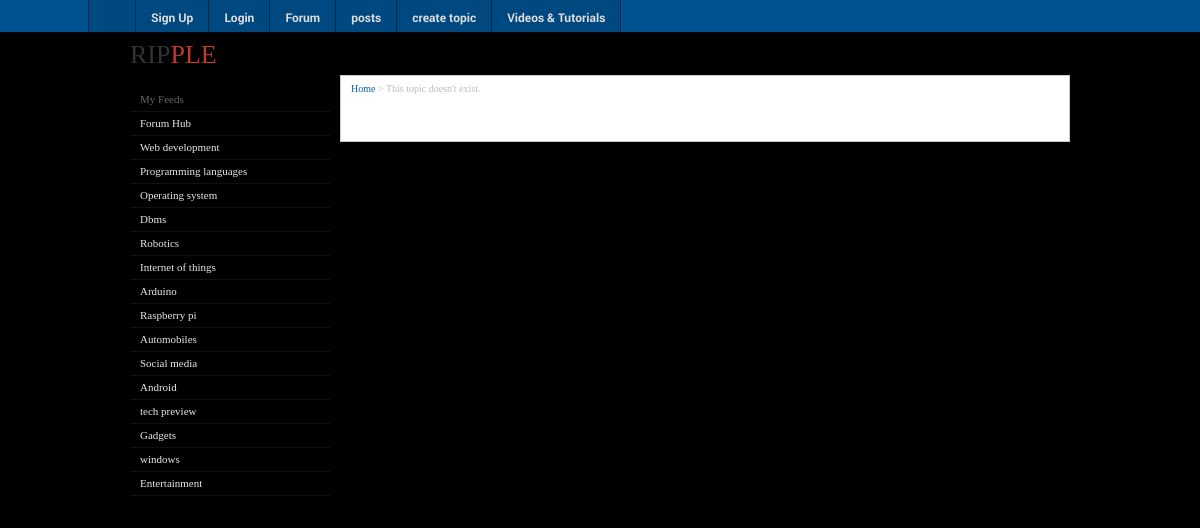
Page /topic.php on the committed database.
### tables this page shows
CREATE TABLE IF NOT EXISTS `categories` (
  `cat_id` int(8) NOT NULL,
  `cat_name` varchar(255) NOT NULL,
  `cat_description` varchar(255) NOT NULL,
  `cat_img` varchar(255) NOT NULL,
  `faicon` varchar(20) NOT NULL
);

### topic.php (the view, shortened to what this page needs)
<!DOCTYPE html>
<html lang="en">
<head>
		  	 <link type="text/css" rel="stylesheet" href="videos/css/style.css">
  	 <link type="text/css" rel="stylesheet" href="videos/css/style.css">
    <link rel='stylesheet' type='text/css' href='videos/css/main.css' >
<link rel='stylesheet' type='text/css' href='videos/css/jquery-ui/jquery-ui.css' >
<link rel='stylesheet' type='text/css' href='videos/css/sceditor/themes/default.css' >
<link rel='stylesheet' type='text/css' href='videos/css/forum.css' >
<link rel='stylesheet' type='text/css' href='videos/css/footer.css' >
</head>
<body>
<div id="wrapper">
                <header id="main_header">
                <a href="index.php" class="headerLogo">RIP<span class="secondColor">PLE</span>
                     </a>
            </header>
<section id="main_section" class="forum-main-section">
    <aside id="forum-left-bar" style="background:black;">
    <dl   style="margin-top:10px;"  >
        <dt>My Feeds</dt>
                    <dd>
                <div class="menu-item-divider"></div>
           <?php
$sql = "SELECT
			categories.cat_id,
			categories.cat_name,
			categories.cat_description,
			categories.faicon,
			COUNT(topics.topic_id) AS topics
		FROM
			categories
		LEFT JOIN
			topics
		ON
			topics.topic_id = categories.cat_id
		GROUP BY
			categories.cat_name, categories.cat_description, categories.cat_id ORDER BY categories.cat_id ASC ";
$result = mysql_query($sql);
if(!$result)
{
	echo 'The categories could not be displayed, please try again later.';
}
else
{
	if(mysql_num_rows($result) == 0)
	{
		echo 'No categories defined yet.';
	}
	else
	{
		  while($row = mysql_fetch_array($result))
		{			$id=$row['cat_id'];
		               echo "     <dd>
                    <a href='category.php?id=$row[cat_id]'>". $row['cat_name'] ." </a>
                                <div class=\"menu-item-divider\"></div>
            </dd>";
		}
	}
}
?>
                        </dl>
</aside>
    <section id="forum-content-wrapper">
        <div id="bread-crumbs">
            <a href="forum.php">Home</a> &gt;
<?php
$sql = "SELECT
			*
		FROM
			topics
		WHERE
			topics.topic_id = '" . mysql_real_escape_string($_GET['id']) ."'";
$result = mysql_query($sql);
if(!$result)
{
	echo 'The topic could not be displayed, please try again later.';
}
else
{
	if(mysql_num_rows($result) == 0)
	{
		echo 'This topic doesn\'t exist.';
	}
}
						?>
        </section>
    </section>
    <div class="afs_ads">&nbsp;</div>
  <div id="main_footer">    </div>
    <div id="fixed_footer">
	 <ul>
      <div class="centered-navigation">
                <li class="home_button" style="border-left:1px solid rgba(0,0,0,0.4); height:auto;"><a href="index.php"></a>
                </li>
			<?php if($_SESSION['signed_in'])
			{
				               echo ' <li><a href="account.php" class="p_menu">My Account</a></li>';
			}
			else{
								               echo ' <li><a href="signup.php" class="p_menu">Sign Up</a></li>';
				               echo ' <li><a href="login.php" class="p_menu">Login</a></li>';
			}?>
<li>
                    <a href="forum.php" class="p_menu">Forum</a>
                </li>
				<li>
                    <a href="pop_posts.php" class="p_menu">posts</a>
                </li>                <li>
                    <a href="createtopic.php" class="p_menu">create topic</a>
                </li>
				    <li class="has-submenu" id="lft-last-li"><a href="videos.php" class="p_menu">Videos & Tutorials</a>
                </li>
            </div>
            </ul>
        </div>
    </div>
</body>
</html>

### css/style.css (style rules this page uses)
article, aside, audio, canvas, command, datalist, details, embed, figcaption, figure, footer, header, hgroup, keygen, meter, nav, output, progress, section, source, video { display:block }
body { background:url(../images/bg.jpg) top center repeat;border:0;font:14px "Trebuchet MS", Arial, Helvetica, sans-serif;color:#575652;line-height:22px }
a { color:#575652;text-decoration:underline;outline:none }

### videos/css/main.css (style rules this page uses)
* { margin: 0px; padding: 0px; }
article, aside, details, figcaption, figure, footer, header, hgroup, menu, nav, section { display: block; }
a:link, a:visited { color: #006699; text-decoration: none; }
a:link.headerLogo, a:visited.headerLogo { color: #333333; text-decoration: none; font-family: Oswald-Regular; font-size: 26px; }
a:link.headerLogo .secondColor, a:visited.headerLogo .secondColor, a:hover.headerLogo .secondColor, a:active.headerLogo .secondColor { color: #C0392B; }
body { text-align: center; background: #000000 url("/images/paper_background.jpg") repeat; position: relative; font: 12px/1.4 Arial, Helvetica, sans-serif; color: #444444; }
#main_footer { clear: both; text-align: center; padding: 10px 5px 10px; color: #333333; }
#main_header { padding: 2px 0px; }
#main_section { background: white; float: left; width: 1024px; border: 1px solid #CCCCCC; }
#wrapper { width: 1024px; margin: 5px auto; text-align: left; }

### videos/css/forum.css (style rules this page uses)
#fixed_footer .centered-navigation { margin: 0; }
#wrapper { width: 80%; }
#wrapper #main_header { padding: 2px 10px; }
#forum-content-wrapper { margin-left: 210px; padding: 4px 10px 40px 10px; border: solid 1px #CCCCCC; background: #FFFFFF; height: 100%; }
#forum-content-wrapper #bread-crumbs { color: #BBBBBB; display: inline-block; font-size: 10px; margin-bottom: 5px; font-family: OpenSans-Regular; }
#main_section { float: none; width: auto; margin: 0px 10px; border: none; background: none; position: relative; }
#forum-left-bar { width: 200px; padding: 5px 0; color: #FFFFFF; float: left; font-family: OpenSans-Regular; font-size: 11px; background: url(../images/forum/menu-bg.png); box-shadow: 2px 3px 5px rgba(0, 0, 0, 0.3); }
#forum-left-bar dl { color: #666666; margin: 18px 0 0; }
#forum-left-bar dt { padding: 2px 10px; }
#forum-left-bar dd { position: relative; }
#forum-left-bar dd a { display: block; line-height: 18px; padding: 2px 10px; text-decoration: none !important; color: #E6E6E6; }
.menu-item-divider { height: 1px; background-color: rgba(0, 0, 0, 0.15); border-bottom: solid 1px rgba(255, 255, 255, 0.07); }

### videos/css/footer_nav.css (style rules this page uses)
body { padding-top: 30px; }
#fixed_footer { position: fixed; top: 0px; left: 0px; right: 0px; width: 100%; height: 32px; margin: 0px; padding: 0px; background: rgb(0,81,143); border-bottom: 1px solid rgba(0, 0, 0, 0.9); color: white; font-size: 12px; font-family: Roboto-Regular, Arial; box-shadow: 0px 1px 5px rgba(0, 0, 0, 0.5); }
#fixed_footer li { float: left; margin: 0px; padding: 9px 15px; border: none; border-right: 1px solid rgba(0, 0, 0, 0.4); background: rgba(0, 0, 0, 0.1); list-style: none; height: 14px; }
#fixed_footer li a { display: block; color: #DDDDDD; text-decoration: none; }
#fixed_footer a.p_menu { font-family: Roboto-Bold; }
#fixed_footer .home_button { padding: 3px 10px; }
#fixed_footer .home_button a { background: url("/images/home.png") top left no-repeat; width: 26px; height: 26px; }
#fixed_footer .centered-navigation { width: 1024px; margin: 0px auto; }

### rows in the picture
categories: cat_name "Forum Hub"
categories: cat_name "Web development"
categories: cat_name "Programming languages"
categories: cat_name "Operating system"
categories: cat_name "Dbms"
categories: cat_name "Robotics"
categories: cat_name "Internet of things"
categories: cat_name "Arduino"
categories: cat_name "Raspberry pi"
categories: cat_name "Automobiles"
categories: cat_name "Social media"
categories: cat_name "Android"
categories: cat_name "tech preview"
categories: cat_name "Gadgets"
categories: cat_name "windows"
categories: cat_name "Entertainment"
